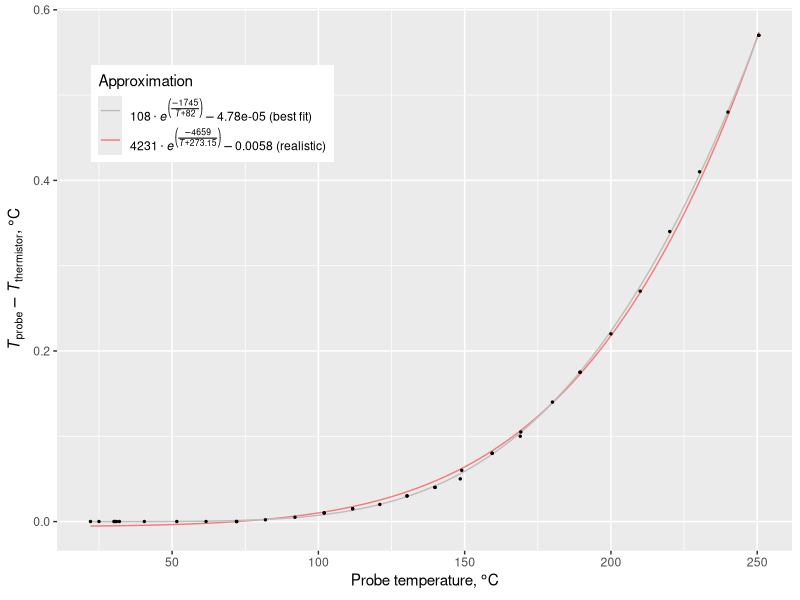

Write R code to recreate this figure.
library(ggplot2)


data <- read.table('simulation.tab')
names(data) = c('probe', 'thermistor', 'nozzle', 'heater')

bf_func <- function(x) 108.2518 * exp( -1744.688 / (x + 82.16401) ) - 4.782322e-05 # best-fitting
func <- function(x) 4231.441 * exp( -4659.264 / (x + 273.15) ) - 0.00580773 # realistic

#postscript(file='', command='cat', paper='special', onefile=F, horizontal=F, width=10, height=4, pointsize=8)
png(filename = 'gradient.png', width = 1200, height = 600, pointsize = 16, bg = "white", res = 120)

ggplot() +
  stat_function(fun = func, data = data, mapping = aes(x = probe, y = func(probe), color = 'realistic')) +
  stat_function(fun = bf_func, data = data, mapping = aes(x = probe, y = func(probe), color = 'best fit')) +
  scale_colour_manual('Approximation', values = c('gray', rgb(1, 0.2, 0.2, 0.6)), labels = c(expression(paste(108 %.% italic(e) ^ bgroup("(", frac( scriptstyle(-1745), scriptstyle(italic(T) + 82)), ")") - 0.0000478, ' (best fit)')), expression(paste(4231 %.% italic(e) ^ bgroup("(", frac( scriptstyle(-4659), scriptstyle(italic(T) + 273.15)), ")") - 0.0058, ' (realistic)')))) +
  geom_point(data = data, mapping = aes(x = probe, y = 0.0001 + probe - thermistor), size = 0.5) +
  xlab(expression('Probe temperature, ' * degree * C)) +
  ylab(expression(italic(T)[probe] - italic(T)[thermistor] * ', ' * degree * C)) +
  theme(legend.position = c(0.046, 0.895), legend.justification=c(0,1), legend.text.align = 0)

#  ggtitle(bquote(paste('Temperature dependence of probe-thermistor gradient')))
